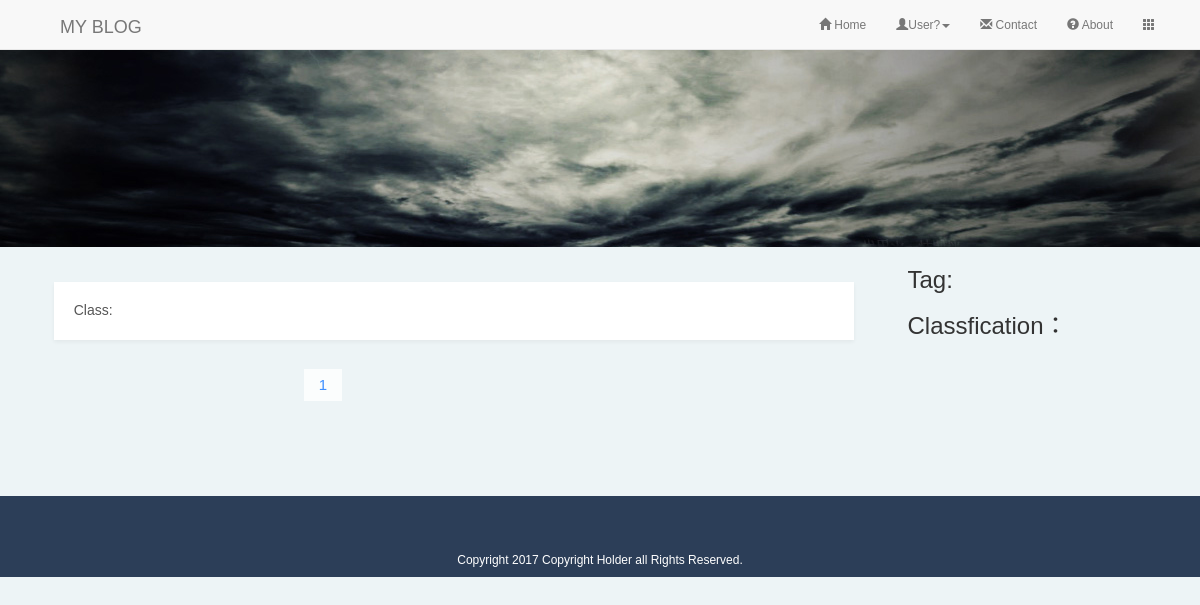
The page /article_index/ on the database as committed earlier.
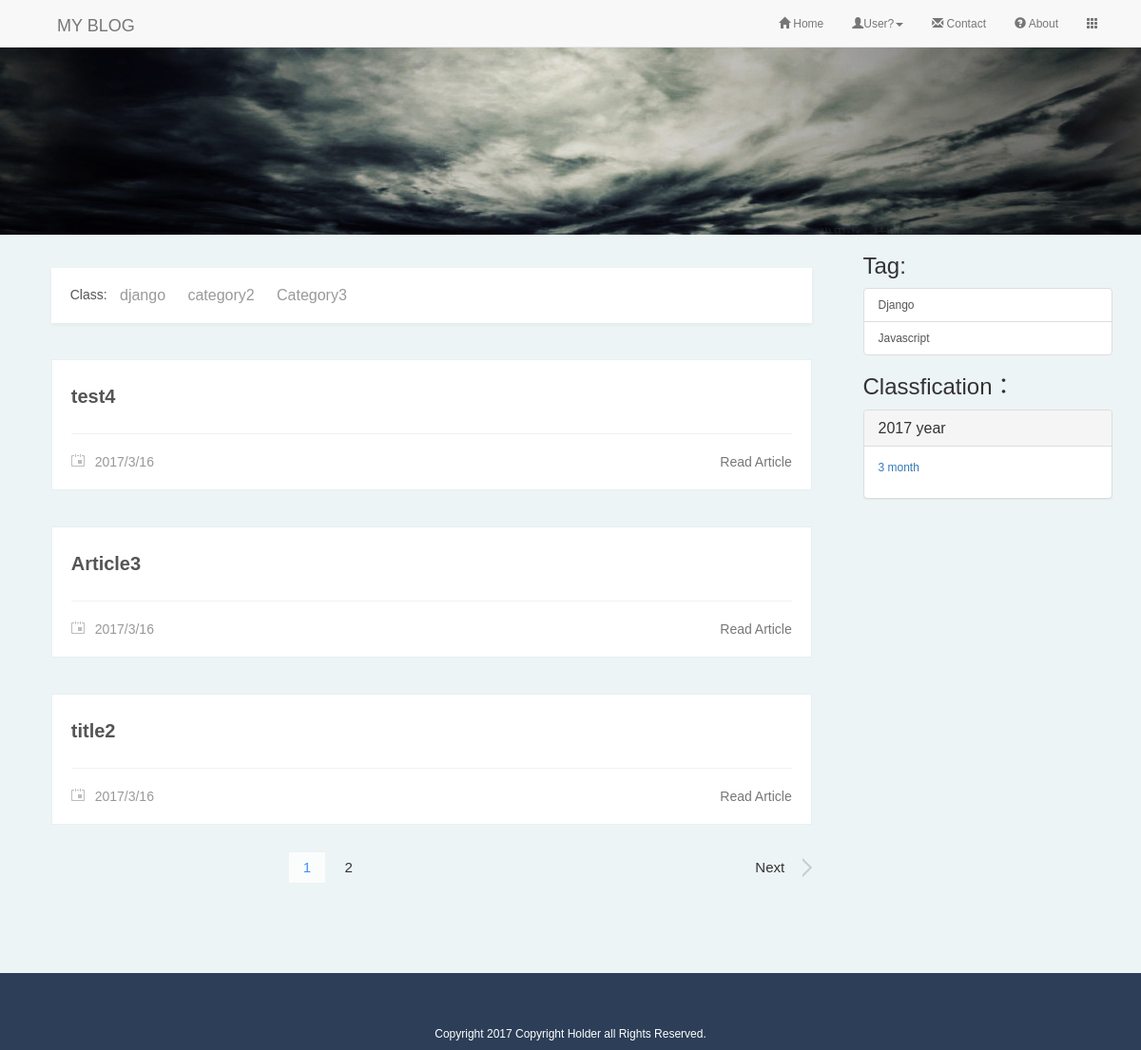
The same page on the database as committed later.
### main/models.py (models this page shows, shortened)
class Category(models.Model):
	name = models.CharField('Category', max_length=20)
	created_time = models.DateTimeField('Created Time', auto_now_add=True)
	last_modified_time = models.DateTimeField('Last Modified Time', auto_now=True)

class Article(models.Model):
	STATUS_CHOICES = (
		('d', 'Draft'),
		('p', 'Published'),
	)
	objects = ArticleManage()
	title = models.CharField('Title', max_length=70)
	body = models.TextField('Body')
	created_time = models.DateTimeField('Created Time', auto_now_add=True)
	last_modified_time = models.DateTimeField('Last Modified Time', auto_now=True)
	status = models.CharField('Status', max_length=1, choices=STATUS_CHOICES)
	views = models.PositiveIntegerField('Views', default = 0)
	likes = models.PositiveIntegerField('Likes', default = 0)
	topped = models.BooleanField('Topped', default=False)
	category = models.ForeignKey('Category', verbose_name='Classification',
		null=True, on_delete=models.SET_NULL)
	user = models.ForeignKey('Client')
	tags = models.ManyToManyField('Tag', verbose_name="ensemble", blank=True)
	class Meta:
		ordering = ['-last_modified_time']

class Tag(models.Model):
	name=models.CharField('Name Tag', max_length=20)
	created_time=models.DateTimeField('Created Time', auto_now_add=True)
	last_modified_time=models.DateTimeField('Last Modified Time', auto_now=True)

### main/views.py (the view)
# urls.py: url(r'^article_index/', views.IndexView.as_view(), name='article'),
class IndexView(ListView):
	template_name = "Article/article.html"
	context_object_name = "article_list"
	def get_queryset(self):
		article_list = Article.objects.filter(status='p')
		for article in article_list:
			article.body = markdown2.markdown(article.body, )
		return article_list
	def get_context_data(self, **kwargs):
		kwargs['category_list'] = Category.objects.all()
		kwargs['date_archive'] = Article.objects.archive()
		kwargs['tag_list'] = Tag.objects.all().order_by('name')
		return super(IndexView, self).get_context_data(**kwargs)

### main/models.py (called while the page is built)
	def archive(self):
		date_list = Article.objects.datetimes('created_time','month', order='DESC')
		date_dict = defaultdict(list)
		for d in date_list:
			date_dict[d.year].append(d.month)
		return sorted(date_dict.items(), reverse=True)

### main/templatetags/paginate_tags.py (called while the page is built)
def get_right(current_page, right, num_pages):
    if current_page == num_pages:
        return []
    return [i + 1 for i in range(current_page, current_page + right - 1) if i < num_pages - 1]

### templates/Article/article.html (shortened to what this page needs)
{% extends 'base.html' %}
{% block content %}
{% load staticfiles %}
    <link rel="stylesheet" href="{% static 'article/css/style.css' %}">
    <link rel="stylesheet" href="{% static 'article/css/pygments/github.css' %}">
   <div id="banner" class="noselect"></div>
    <div class="container">
        <div class="row">
            <div class="col-lg-9">
                <div id="category" class="noselect">
                    <div id="category-title">
                        <ul>
                            <li>Class:</li>
                            {% for category in category_list %}
                                <li class="cat-item"><a
                                        href="{% url 'category' category.pk %}">{{ category.name }}</a>
                                </li>
                            {% endfor %}
                        </ul>
                    </div>
                </div>
                <div id="bd" class="wrp clear-fix">
                    <div id="main">
                    {% load paginate_tags %}
                        {% for article in article_list %}
                            <div class="post">
                                <div class="post-hd">
                                    <h1 class="title"><a
                                            href="{% url 'detail' article.pk %}">{{ article.title }}</a></h1>
                                </div>
                                <div class="post-ft">
                                    <a href="{% url 'detail' article.id %}" class="more">Read Article</a>
                                    <i class="icon-date"></i>
                                    <span class="date">{{ article.last_modified_time|date:"Y/n/d" }}</span>
                                </div>
                            </div>
                        {% endfor %}
                        {% include 'Article/pagination.html' %}
                    </div>
                </div>
            </div>
            <div class="col-lg-3">
                <h3>Tag:</h3>
                <div class="list-group">
                    {% for tag in tag_list %}
                        <a href="{% url 'tag' tag.pk %}" class="list-group-item">{{ tag.name }}</a>
                    {% endfor %}
                </div>
                <h3>Classfication：</h3>
                <div class="panel-group" id="accordion" role="tablist" aria-multiselectable="true">
                    {% for year,months in date_archive %}
                        <div class="panel panel-default">
                            <div class="panel-heading" role="tab" id="heading{{ forloop.counter }}">
                                <h4 class="panel-title">
                                    <a role="button" data-toggle="collapse" data-parent="#accordion"
                                       href="#collapse{{ forloop.counter }}"
                                       aria-expanded="true" aria-controls="collapse{{ forloop.counter }}">
                                        {{ year }} year
                                    </a>
                                </h4>
                            </div>
                            <div id="collapse{{ forloop.counter }}" class="panel-collapse collapse in" role="tabpanel"
                                 aria-labelledby="heading{{ forloop.counter }}">
                                <div class="panel-body">
                                    {% for month in months %}
                                        <a href="{% url 'archive' year month %}"><p>{{ month }} month</p></a>
                                    {% endfor %}
                                </div>
                            </div>
                        </div>
                    {% endfor %}
                </div>
            </div>
        </div>
    </div>
{% endblock %}

### templates/base.html (shortened to what this page needs)
<!DOCTYPE html>
{% load staticfiles %}
<html lang="en">
<head>
    <link href="{% static 'css/home.css' %}" rel="stylesheet">
    <link rel="stylesheet" href="https://maxcdn.bootstrapcdn.com/bootstrap/3.3.7/css/bootstrap.min.css">
</head>
    <body>
    <nav class="navbar navbar-default navbar-fixed-top" style="height:10px">
        <div class="container" style="height:10px">
            <dir class="navbar-header">
                <a href="#" class="navbar-brand" style="padding:5px">MY BLOG</a>
            </dir>
            <div classs="navbar-collapse collapse in" style="height:1px;" id="navbar-collapse">
                <ul class="nav navbar-nav navbar-right" style="margin:0">
                    <li><a href="{% url 'home' %}">
                        <span class="glyphicon glyphicon-home"></span> Home
                    </a></li>
                    <li class="dropdown">
                     <a href="#" class="" data-toggle="dropdown"><span class="glyphicon glyphicon-user"></span>User?<i class="caret"></i></a>
                    </li>
                      <li><a href="#contact" data-toggle="modal"><span class="glyphicon glyphicon-envelope"></span> Contact</a></li>
                    <li><a href="#about"><span class="glyphicon glyphicon-question-sign"></span> About</a></li>
                    <li class="dropdown"><a href='#' data-toggle='dropdown'><span class="glyphicon glyphicon-th"></span></a>
                    </li>
                </ul>
            </div>
        </div>
    </nav>
        {% block content %}{% endblock %}
        <footer class="container-fluid footer" style="margin-top:50px;">
            <div class="container">
                <p>
                    Copyright  2017 Copyright Holder all Rights Reserved.
                </p>
            </div>
        </footer>
    </body>
</html>

### templates/Article/pagination.html (shortened to what this page needs)
<div id="pagenavi" class="noselect">
    {% if first_page == current_page %}
        <span class="first-page current">1</span>
    {% else %}
        <a href="?page=1" class="first-page">1</a>
    {% endif %}
    {% if last_page != 1 %}
        {% if last_page == current_page %}
            <span class="current">{{ last_page }}</span>
        {% else %}
            <a href="?page={{ last_page }}">{{ last_page }}</a>
        {% endif %}
    {% endif %}
    {% if article_list.has_next %}
        <a class="next-page" href="?page={{ article_list.next_page_number }}">
            Next<span class="icon-next"></span>
        </a>
    {% endif %}
</div>

### static/css/home.css (style rules this page uses)
body,html { padding:0; margin: 0; }
body { font-family:'Raleway', sans-serif; }
a,a:hover { text-decoration: :none; }
.container-fluid { padding:0; }
.footer { background-color: #2C3E58; height:auto; }
.footer p { color: #ffffff; text-align: center; padding-top: 5%; }
#navbar-collapse ul { margin-top:0; }

### static/article/css/style.css (style rules this page uses)
html, body { margin: 0; padding: 0; border: 0; font-size: 100%; vertical-align: baseline; line-height: 1; }
body { margin: 0; padding: 0; font: 12px 'Microsoft Yahei', '微软雅黑', 'simsun', Arial, sans-serif; background-color: #edf4f6; min-width: 960px; }
ul { padding: 0; margin: 0; }
li { list-style: none; }
a { text-decoration: none }
.noselect { -webkit-touch-callout: none; -webkit-user-select: none; -khtml-user-select: none; -moz-user-select: none; -ms-user-select: none; user-select: none; }
.wrp { width: 960px; height: 72px; margin: 0 auto; }
.clear-fix:after { clear: both; display: block; visibility: hidden; overflow: hidden; height: 0; content: '.' }
.clear-fix { zoom: 1 }
#banner { background: url(../img/banner.jpg) no-repeat center; height: 247px; }
#bd { margin: 0 auto; width: 800px; height: auto; }
#main { float: left; overflow-x: hidden; width: 100% }
.post { margin-top: 38px; border: 1px solid #e8eff1; background-color: #fff; padding-left: 20px; padding-right: 20px; }
.post-hd .title { margin: 27px 0 27px; font-size: 20px; font-weight: bold; color: #555; }
.post-hd .title a { color: #555; }
.icon-date { display: inline-block; *display: inline; *zoom: 1; width: 14px; height: 13px; margin-right: 7px; background: url(../img/date.png) no-repeat; }
.read, .date { color: #999; margin-right: 12px; }
.post-ft { margin-top: 28px; padding: 21px 0 21px 0; border-top: 1px solid #f2f2f2; color: #999; font-size: 14px; }
.post-ft .more { float: right; color: #777; }
#category { display: block; width: 800px; margin: 0 auto; height: 58px; margin-top: 35px; background-color: #fff; box-shadow: 0 2px 4px rgba(0, 0, 0, 0.05); }
#category-title { margin-left: 20px; }
#category-title li { display: inline-block; *display: inline; *zoom: 1; font-size: 14px; color: #555; line-height: 57px; vertical-align: top; }
#category-title li a { font-size: 16px; color: #999; padding: 0 10px; display: block; border-bottom: 1px solid #fff; }
.icon-next { width: 10px; height: 20px; background: url(img/next.png) no-repeat; }
#pagenavi { position: relative; height: 32px; margin: 29px 0 45px; }
#pagenavi a, #pagenavi span { height: 32px; line-height: 32px; display: inline-block; *display: inline; *zoom: 1; padding: 0px 15px; color: #333; font-size: 15px; }
#pagenavi a { margin: 0 2px; }
#pagenavi span.current { font-size: 15px; color: #3e8fff; background-color: #fbfdfd; }
#pagenavi .next-page { position: absolute; right: 0px; padding: 0px; width: 88px; margin: 0px; text-align: center; }
#pagenavi .first-page { margin-left: 250px; }
#pagenavi .next-page .icon-next { position: absolute; right: 0px; top: 6px; padding: 0px; }

Rows that differ between the two databases and show on the page:
added Category: name "django"
added Category: name "category2"
added Category: name "Category3"
added Article: title "test4", last_modified_time "2017/3/16"
added Article: title "Article3", last_modified_time "2017/3/16"
added Article: title "title2", last_modified_time "2017/3/16"
added Tag: name "Django"
added Tag: name "Javascript"
Other text that changed with them:
{{ last_page }}: (not shown) → "2"
text now shown: "Next"
new list line: "2017 year 3 month"
